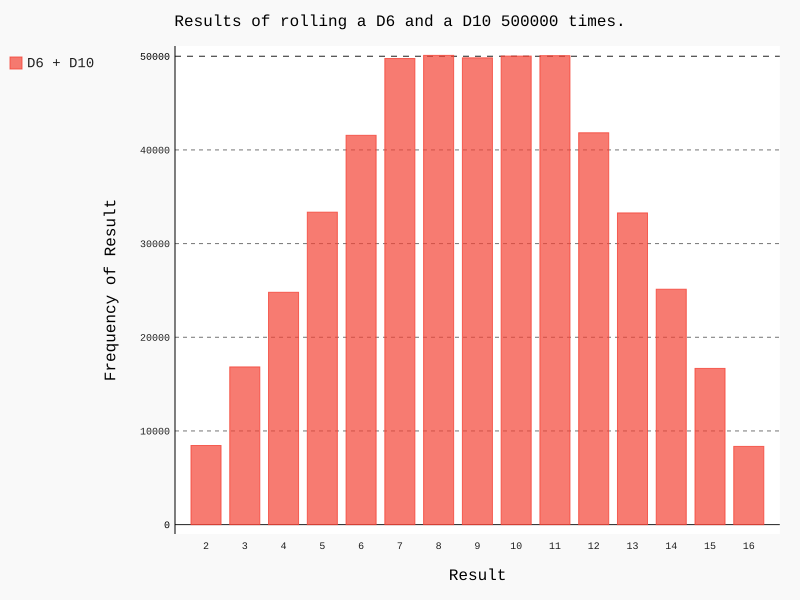

The script that drew this image:
from die import Die
import pygal

# 创建一个D6和一个D10骰子
die_1 = Die()
die_2 = Die(10)

# 掷几次骰子,并将结果存储在一个列表中
results = []
for roll_num in range(500000):
    result = die_1.roll() + die_2.roll()
    results.append(result)

# 分析结果
frequencies = []
max_result = die_1.num_sides + die_2.num_sides
for value in range(2, max_result + 1):
    frequency = results.count(value)
    frequencies.append(frequency)

# 对结果进行可视化
hist = pygal.Bar()

hist.title = "Results of rolling a D6 and a D10 500000 times."
hist.x_labels = range(2, 17)
hist.x_title = "Result"
hist.y_title = "Frequency of Result"

hist.add('D6 + D10', frequencies)
hist.render_to_file('different_dice.svg')
